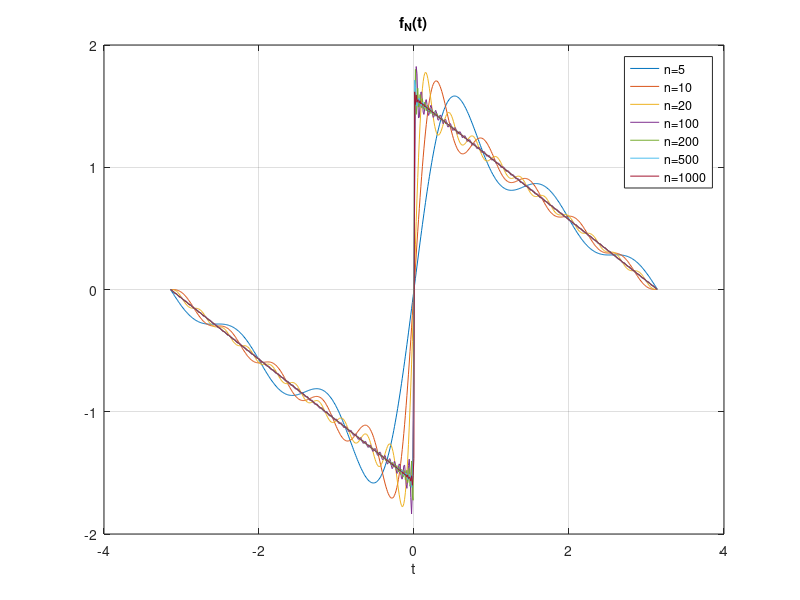

The MATLAB source for this figure:
 f = @(n,t)(sin(n*t)./n);
 N = [5,10,20,100,200,500,1000];
 for i = 1:length(N)
     n = 1:N(i);
     x = -pi:0.01:pi;
     res = zeros(size(x));
     for k = 1:length(x)
          res(k)=sum(f(n,x(k)));
     end
     plot(x,res);hold on;
     grid on;
     title('f_N(t)');
     xlabel('t');
     ylabel('');
     pause(1);
     legend('n=5','n=10','n=20','n=100','n=200','n=500','n=1000')
 end